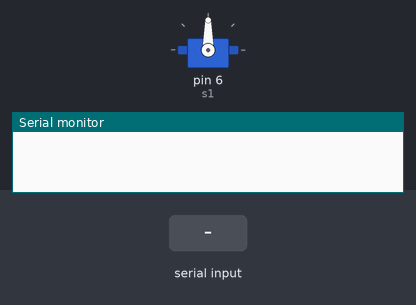
Recording of a sketch running on a simulated Arduino Uno, built with avr-gcc and run on an emulated ATmega328P. Parts: servo, the last lines printed to the serial monitor. Inputs (shaded band) come from the test bench.

Above: at 1.2 s.
1.3 s: "5\n" received over Serial
At 2.5 s:
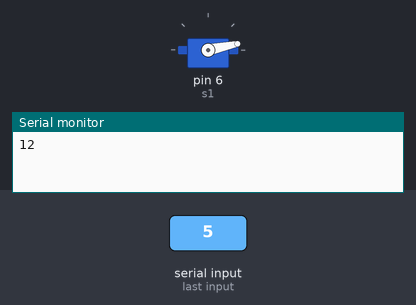
Timing chart, 0 to 4.3 s (numbered marks = the images above; inputs shaded):
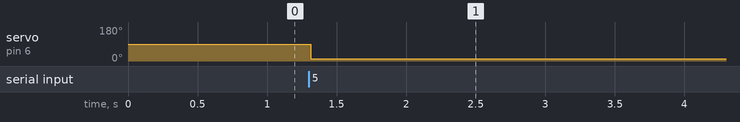

Measured:
- after the input at 1.3 s, servo on pin 6 (s1): 90° → 12° at once

The sketch:

Servo_read_serial_input.ino
```cpp
#include <Servo.h>

Servo s1;

int pos = 0;
int input = 0;
int input_digit = 0;

void setup()
{
  s1.attach(6);
  Serial.begin(9600);
}


void loop()
{
  if(Serial.available())
  {
    input = 0;
    while(Serial.available())
    {
      input_digit = Serial.read();
      input = input*10 + (input_digit - 48);
      delay(5);
    }

    if( input >= 0 && input <= 180 )
    {
      pos = input;
      s1.write(pos);
    }
    Serial.println(s1.read());
  }
  else delay(5); // Just to slow down the loop.
}
```
